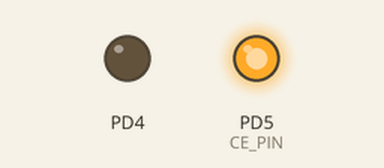
A program run on a simulated ATmega328P, built with avr-gcc and emulated at 16 MHz. Shown: output pins drawn as LEDs (lit = HIGH). What the program prints to the serial monitor is not drawn.

Above: at 0.3 s.
Timing chart, 0 to 1.8 s (numbered marks = the images above):
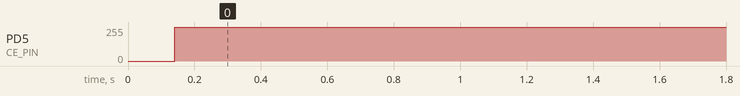

Measured:
- by itself, PD5 (CE_PIN): 0/255 → 255/255 at 0.14 s

The program:

main.c
```c
/*
 * ThermReceiver.c
 *
 * Created: 4/28/2023 6:29:30 AM
 * Author : maxfi
 */

#include <avr/io.h>
#include <util/delay.h>
#include <stdint.h>
#include "nrf24l01.h"
#ifndef F_CPU
#define F_CPU 16000000UL
#endif
#include <stdio.h>
#include <avr/interrupt.h>

#define BIT(x) (1 << (x))
#define SETBITS(x,y) ((x) |= (y))
#define CLEARBITS(x,y) ((x) &= (~(y)))
#define SETBIT(x,y) SETBITS((x), (BIT((y))))
#define CLEARBIT(x,y) CLEARBITS((x), (BIT((y))))

#define W 1
#define R 0

#define CE_PIN PORTD5 // Use pin PD7 as the SS (CS) pin
#define CSN_PIN PORTD5

#define CE_PORT PORTD
#define CSN_PORT PORTD

#define FOSC 16000000 // Clock Speed
#define BAUD 9600
#define MYUBRR FOSC/16/BAUD-1

void USART_Init( unsigned int ubrr)
{
	///*Set baud rate */
	UBRR0H = (unsigned char)(ubrr>>8);
	UBRR0L = (unsigned char)ubrr;
	/*Enable receiver and transmitter */
	UCSR0B = (1<<RXEN0)|(1<<TXEN0);
	/* Set frame format: 8data, 2stop bit */
	UCSR0C = (1<<USBS0)|(3<<UCSZ00);
}
void USART_Transmit( unsigned char data )
{
	/* Wait for empty transmit buffer */
	while ( !( UCSR0A & (1<<UDRE0)) );
	/* Put data into buffer, sends the data */
	UDR0 = data;
}
unsigned char USART_Receive( void )
{
	/* Wait for data to be received */
	while ( !(UCSR0A & (1<<RXC0)) );
	/* Get and return received data from buffer */
	//Dtostrf
	return UDR0;
}
//PORTD7 is CE
//PORTB0 is CSN
void spi_init(void) {
	DDRB |= (1<<DDB3) |(1<<DDB5); // Set MOSI, SCK as  outputs
	DDRB &= ~(1<<DDB4); //Set MISO as input
	DDRD |= (1<<DDD4) | (1<<DDD5); //set CE and CSN as output

	//Enable arduino SPI in Master mode with no prescaler
	SPCR |= (1<<SPE) | (1<<MSTR);

	SETBIT(CSN_PORT, CSN_PIN);
	CLEARBIT(CE_PORT, CE_PIN);
}

char WriteByteSPI(unsigned char data)
{
	//load byte
	SPDR = data;
	//wait for transmission to finish
	while(!(SPSR & (1 << SPIF)));
	//return whats recieved from the nrf
	return SPDR;
}
//The nrf starts listening for commands when CSN goes low
//and closes the connection when CSN goes back high
uint8_t GetReg(uint8_t reg)
{
	_delay_us(10);
	CLEARBIT(CSN_PORT, CSN_PIN);
	_delay_us(10);
	WriteByteSPI(R_REGISTER + reg);
	_delay_us(10);
	reg = WriteByteSPI(NOP); //send a dummy byte to receive first byte in "reg" register
	_delay_us(10);
	SETBIT(CSN_PORT, CSN_PIN);
	return reg;
}
//This function is for single bytes of data
void WriteToNRF(uint8_t reg, uint8_t Package)
{
	_delay_us(10);
	CLEARBIT(CSN_PORT, CSN_PIN);
	_delay_us(10);
	WriteByteSPI(W_REGISTER + reg);
	_delay_us(10);
	WriteByteSPI(Package);
	_delay_us(10);
	SETBIT(CSN_PORT, CSN_PIN);
}
uint8_t *WriteToNrf(uint8_t ReadWrite, uint8_t reg, uint8_t *val, uint8_t antVal )
{
	if(ReadWrite == W)
	{
		reg = W_REGISTER + reg;
	}
	static uint8_t ret[32];

	_delay_us(10);
	CLEARBIT(CSN_PORT, CSN_PIN);
	_delay_us(10);
	WriteByteSPI(W_REGISTER + reg);
	_delay_us(10);
	for(int i=0; i<antVal; i++)
	{
		if(ReadWrite == R && reg != W_TX_PAYLOAD)
		{
			ret[i]=WriteByteSPI(NOP);
			_delay_us(10);
		}
		else
		{
			WriteByteSPI(val[i]);
			_delay_us(10);
		}
	}
	SETBIT(CSN_PORT, CSN_PIN);
	return ret;
}
void nrf24l01_init(void)
{

	_delay_ms(100);
	uint8_t val[5];

	//This enables auto acknowledge to the transmitter knows that the receiver got its message
	val[0]=0x01;

	WriteToNrf(W, EN_AA, val, 1);
	//Configure delay between every retry, highly dependent on data rate and payload size
	val[0] = 0x2F;
	WriteToNrf(W, SETUP_RETR, val, 1);

	//Choose number of enabled data pipes
	val[0] = 0x01;
	WriteToNrf(W, EN_RXADDR, val, 1); //enable data pipe 0

	//This sets up the RF address width (how many bytes is the receiver address)
	val[0] = 0x03; //5 bytes
	WriteToNrf(W, SETUP_AW, val, 1);

	//Set up channel frequency, 2.4GHz - 2.527GHz, w/1MHz step
	val[0] = 0x01;
	WriteToNrf(W, RF_SETUP, val, 1);

	//RX Address setup, five bytes makes it unique and secure
	for(int i=0; i<5; i++)
	{
		val[i] = 0x12;
	}
	//we chose pipe0 so we will send the address to that channel
	//You can give different addresses to different channels
	///to listen to multiple transmitters

	WriteToNrf(W, RX_ADDR_P0, val, 5);

	//TX Address setup, (same as RX for AA)
	for(int i=0; i<5; i++)
	{
		val[i] = 0x12;
	}

	WriteToNrf(W, TX_ADDR, val, 5);

	//payload width setup size (1-32 bytes)
	val[0]=5; //send five bytes per package
	WriteToNrf(W, RX_PW_P0, val, 1);

	//boot up nrf and choose whether its going to be a transmitter or receiver
	//val[0] = 0x1F;
	//0001 1110 - bit 0 = '0' - TRANSM, '1' - RECEI, bit 1 = power up
	//WriteToNrf(W, CONFIG, val, 1);

	_delay_ms(100);

	// **********
	// To change to a receiver mid program, delay by 50ms(to make sure RF is sleeping),
	//  then send 0x1F to CONFIG register, then wait 50ms before the first receive command.


}

// When in Transmit mode, this will send a payload
void transmit_payload(uint8_t * W_buff)
{

	WriteToNrf(R, FLUSH_TX, W_buff, 0);  //Flush old data
	WriteToNrf(R, W_TX_PAYLOAD, W_buff, 5); //prepare data for transmission

	//sei();

	_delay_ms(10);
	SETBIT(CE_PORT, CE_PIN); //Transmit data
	_delay_us(20);
	CLEARBIT(CE_PORT, CE_PIN);  //Stop transmitting the data
	_delay_ms(10);
}

//When in receive mode this listens and receives your data
void recieve_payload(void)
{
		//sei();
		SETBIT(CE_PORT, CE_PIN);
		_delay_ms(1000);
		CLEARBIT(CE_PORT, CE_PIN);
		//cli();
}
//After every received/transmitted payload you have to rest IRQ in the nRF

void reset(void)
{
	_delay_us(10);
	CLEARBIT(CSN_PORT, CSN_PIN);
	_delay_us(10);
	WriteByteSPI(W_REGISTER + STATUS);
	_delay_us(10);
	WriteByteSPI(0x70);
	_delay_us(10);
	SETBIT(CSN_PORT, CSN_PIN);
}

void INT0_interrupt_init(void)
{
	DDRD &= ~(1<<DDD2);

	EICRA |= (1<<ISC01);
	EICRA &= ~(1<<ISC01);

	EIMSK |= (1<<INT0);
	sei();
}

/*
Main Code...

*/
int main(void)
{
	uint8_t buf [] = {'1','2','3','4','5'};
	USART_Init(MYUBRR);
	USART_Transmit('D');
	spi_init();
	USART_Transmit('P');
	//INT0_interrupt_init();
	nrf24l01_init();
	uint8_t *data;
	USART_Transmit('S');
	///*
	while(1)
	{
		reset();
		//transmit_payload(buf);
		USART_Transmit(GetReg(STATUS));
		recieve_payload();


		if((GetReg(STATUS) & (1<<6)) != 0)
		{
			data = WriteToNrf(R, R_RX_PAYLOAD, data, 1);
			USART_Transmit(data[0]);
		}

	}
	//*/
	/*
	while(1)
	{
		USART_Transmit(GetReg(RX_ADDR_P0));
		reset();
		transmit_payload(buf);
		//USART_Transmit('N');
		while((GetReg(STATUS) & (1<<4)) != 0);
	}
	*/
	return 0;
}

//uint8_t *data;
//ISR(INT0_vect)
//{
	//cli();
	//CLEARBIT(CE_PORT, CE_PIN);
	//data = WriteToNrf(R, R_RX_PAYLOAD, data, 5);
	//reset();
	//
	////print received data with USART
	//for(int i=0; i<5; i++)
	//{
		//
		//USART_Transmit(data[i]);
	//}
	//sei();
//}
```

nrf24l01.h
```c
// (licence header left out)
/* Memory Map */
#define CONFIG      0x00
#define EN_AA       0x01
#define EN_RXADDR   0x02
#define SETUP_AW    0x03
#define SETUP_RETR  0x04
#define RF_CH       0x05
#define RF_SETUP    0x06
#define STATUS      0x07
#define OBSERVE_TX  0x08
#define CD          0x09
#define RX_ADDR_P0  0x0A
#define RX_ADDR_P1  0x0B
#define RX_ADDR_P2  0x0C
#define RX_ADDR_P3  0x0D
#define RX_ADDR_P4  0x0E
#define RX_ADDR_P5  0x0F
#define TX_ADDR     0x10
#define RX_PW_P0    0x11
#define RX_PW_P1    0x12
#define RX_PW_P2    0x13
#define RX_PW_P3    0x14
#define RX_PW_P4    0x15
#define RX_PW_P5    0x16
#define FIFO_STATUS 0x17
#define DYNPD	    0x1C
#define FEATURE	    0x1D

/* Bit Mnemonics */
#define MASK_RX_DR  6
#define MASK_TX_DS  5
#define MASK_MAX_RT 4
#define EN_CRC      3
#define CRCO        2
#define PWR_UP      1
#define PRIM_RX     0
#define ENAA_P5     5
#define ENAA_P4     4
#define ENAA_P3     3
#define ENAA_P2     2
#define ENAA_P1     1
#define ENAA_P0     0
#define ERX_P5      5
#define ERX_P4      4
#define ERX_P3      3
#define ERX_P2      2
#define ERX_P1      1
#define ERX_P0      0
#define AW          0
#define ARD         4
#define ARC         0
#define PLL_LOCK    4
#define RF_DR       3
#define RF_PWR      6
#define RX_DR       6
#define TX_DS       5
#define MAX_RT      4
#define RX_P_NO     1
#define TX_FULL     0
#define PLOS_CNT    4
#define ARC_CNT     0
#define TX_REUSE    6
#define FIFO_FULL   5
#define TX_EMPTY    4
#define RX_FULL     1
#define RX_EMPTY    0
#define DPL_P5	    5
#define DPL_P4	    4
#define DPL_P3	    3
#define DPL_P2	    2
#define DPL_P1	    1
#define DPL_P0	    0
#define EN_DPL	    2
#define EN_ACK_PAY  1
#define EN_DYN_ACK  0

/* Instruction Mnemonics */
#define R_REGISTER    0x00
#define W_REGISTER    0x20
#define REGISTER_MASK 0x1F
#define ACTIVATE      0x50
#define R_RX_PL_WID   0x60
#define R_RX_PAYLOAD  0x61
#define W_TX_PAYLOAD  0xA0
#define W_ACK_PAYLOAD 0xA8
#define FLUSH_TX      0xE1
#define FLUSH_RX      0xE2
#define REUSE_TX_PL   0xE3
#define NOP           0xFF

/* Non-P omissions */
#define LNA_HCURR   0

/* P model memory Map */
#define RPD         0x09

/* P model bit Mnemonics */
#define RF_DR_LOW   5
#define RF_DR_HIGH  3
#define RF_PWR_LOW  1
#define RF_PWR_HIGH 2
```
